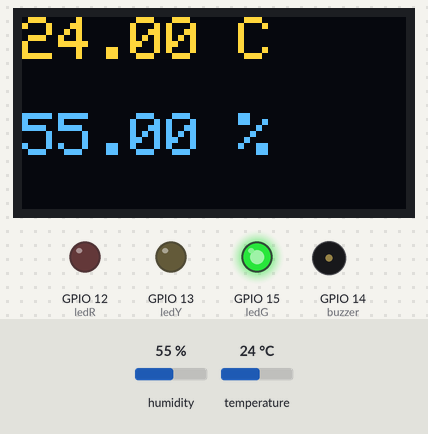
The sketch below on a simulated ESP8266 (NodeMCU). Parts: 128×64 one-colour display, output pins drawn as LEDs (lit = HIGH), buzzer (waves = sounding, pin HIGH). The inputs (shaded band) are chosen by the test bench; at power-on: temperature 24 °C, humidity 55 %. The OLED is the two-colour kind (top 16 rows yellow); WiFi joins after 1.5 s; servers stay silent unless stated; what the sketch prints to the serial monitor is not drawn.

Above: at 3.0 s.
3.1 s: temperature set to 25.3 °C
At 4.2 s:
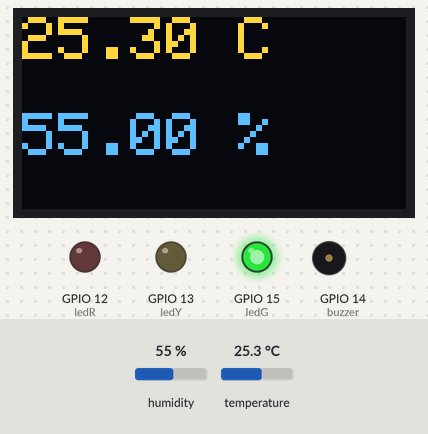
5.3 s: temperature set to 26.8 °C
At 6.3 s:
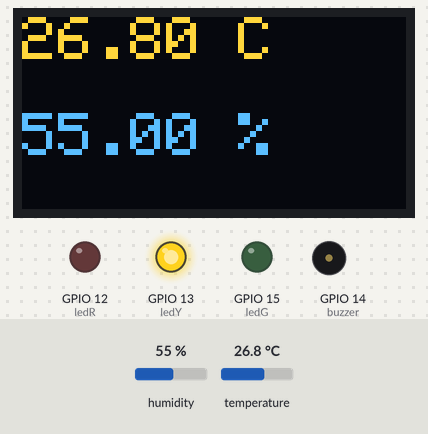
7.3 s: temperature set to 29.5 °C
At 8.3 s:
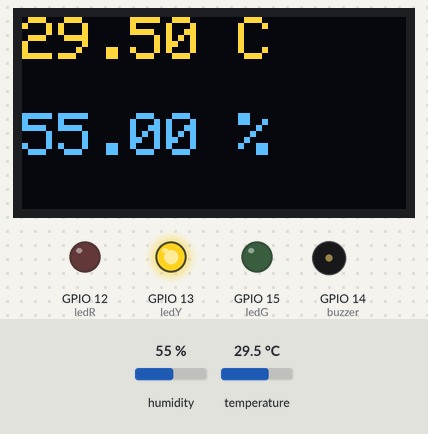
9.4 s: temperature set to 30.4 °C
At 10.4 s:
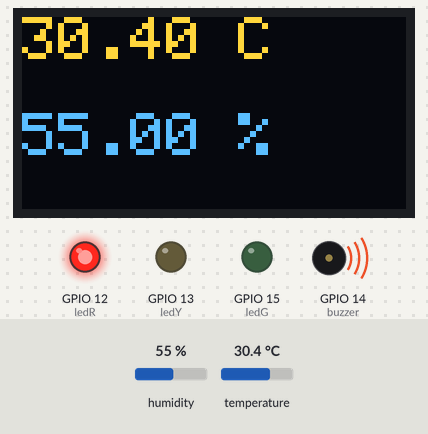
11.4 s: humidity set to 22 %
At 12.5 s:
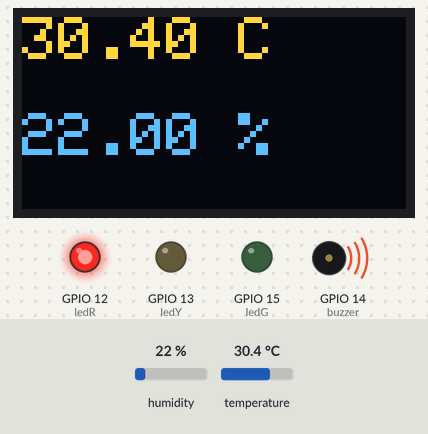
Timing chart, 0 to 14.4 s (numbered marks = the images above; inputs shaded):
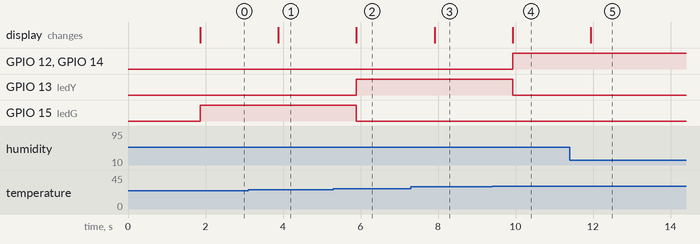

Measured:
- the behaviour switches between 25.9 and 26 °C on temperature (found by bisection; images 1 and 2)
- the behaviour switches between 29.9 and 30 °C on temperature (found by bisection; images 3 and 4)
- after the input at 3.1 s, the display: changes after 0.78 s (image 1)
- after the input at 5.3 s, GPIO 13 (ledY): LOW → HIGH after 0.60 s; GPIO 15 (ledG): HIGH → LOW after 0.60 s; the display: changes after 0.60 s (image 2)
- after the input at 7.3 s, the display: changes after 0.61 s (image 3)
- after the input at 9.4 s, GPIO 12 (ledR), GPIO 14 (buzzer): LOW → HIGH after 0.52 s; GPIO 13 (ledY): HIGH → LOW after 0.52 s; the display: changes after 0.52 s (image 4)
- after the input at 11.4 s, the display: changes after 0.54 s (image 5)

The sketch:

dht11_led_buzzer_OLED_blynk.ino
```cpp
/*---------------------KRENOVATOR---------------------
  TEMPERATURE and HUMIDITY SENSOR + LED + BUZZER + OLED
  display

  Demonstrates the DHT11 or DHT22 to know its function
  and how to code it with the trigger of LED and
  buzzer. The temperature and humidity will display
  in OLED display

  Get the code at github
  https://github.com/MZulsyahmi/dht11.git

  by M.Zulsyahmi @krenovator
  October 2018
 */

#include "DHT.h"      //include the library of DHT

/*the library for OLED display*/
#include <SPI.h>
#include <Wire.h>
#include <Adafruit_GFX.h>
#include <Adafruit_SSD1306.h>

#include <ESP8266WiFi.h>
#include <BlynkSimpleEsp8266.h>

#define DHTPIN 0
#define DHTTYPE DHT22
#define buzzer 14
#define OLED_RESET LED_BUILTIN
Adafruit_SSD1306 display(OLED_RESET);

// You should get Auth Token in the Blynk App.
// Go to the Project Settings (nut icon).
char auth[] = "The Auth Token";

// Your WiFi credentials.
// Set password to "" for open networks.
char ssid[] = "Your SSID";
char pass[] = "Your Password";

DHT dht(DHTPIN,DHTTYPE);

int ledG = 15;
int ledY = 13;
int ledR = 12;

WidgetLED red(V1);
WidgetLED yellow(V2);
WidgetLED green(V3);

void setup() {
  Serial.println("Device Started");
  Serial.println("-----------------------------");
  Serial.println("Running DHT!");
  Serial.println("-----------------------------");

  Blynk.begin(auth, ssid, pass);

  display.clearDisplay();

  Serial.begin(115200);

  display.begin(SSD1306_SWITCHCAPVCC, 0x3C);  // initialize with the I2C addr 0x3D (for the 128x64)

  pinMode(ledR,OUTPUT);
  pinMode(ledY,OUTPUT);
  pinMode(ledG,OUTPUT);
  pinMode(buzzer,OUTPUT);

  // Clear the buffer/display
  display.clearDisplay();
}

void loop() {
  float h = dht.readHumidity();
  float t = dht.readTemperature();

  Blynk.virtualWrite(V5, h);
  Blynk.virtualWrite(V6, t);

  display.setTextColor(WHITE);
  display.setCursor(0, 0);
  display.setTextSize(2);
  display.print(t);
  display.print(" C");

  display.setTextColor(WHITE);
  display.setCursor(0, 32);
  display.setTextSize(2);
  display.print(h);
  display.print(" %");
  display.display();

  if(t>=20 && t<26){
    digitalWrite(ledG,HIGH);
    digitalWrite(ledY,LOW);
    digitalWrite(ledR,LOW);
    digitalWrite(buzzer,LOW);

    red.off();
    yellow.off();
    green.on();
  }

  else if(t>=26 && t<30){
    digitalWrite(ledG,LOW);
    digitalWrite(ledY,HIGH);
    digitalWrite(ledR,LOW);
    digitalWrite(buzzer,LOW);

    red.off();
    yellow.on();
    green.off();
  }

  else if(t>=30){
    digitalWrite(ledG,LOW);
    digitalWrite(ledY,LOW);
    digitalWrite(ledR,HIGH);
    digitalWrite(buzzer,HIGH);

    red.on();
    yellow.off();
    green.off();
  }
  display.clearDisplay();
  Blynk.run();
}
```
